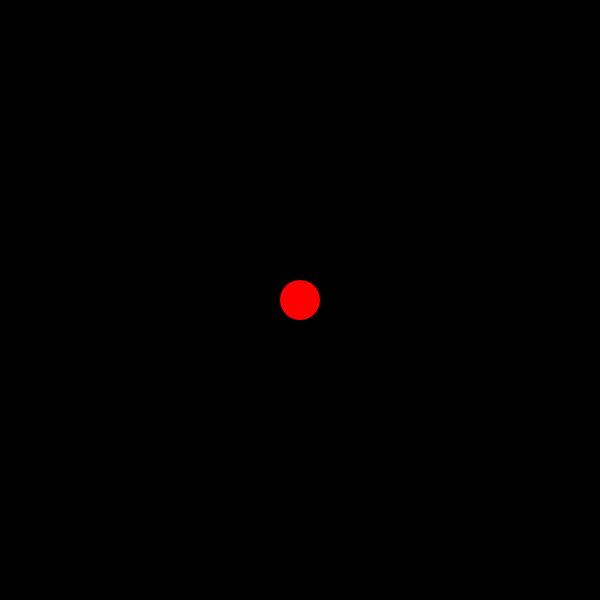
Frame 1 (no input)
Frame 60 (no input): identical to frame 1, image omitted
Frame 120 (the mouse pressed at the canvas centre since frame 60): identical to frame 1, image omitted

The p5.js sketch that drew this single still picture (run headless with seeded random() and noise() and a simulated clock; from frame 60 on, the mouse is pressed at the canvas centre):

// p5.js sketch
// ── sketch.js
// 円の座標
let x;
let y;
// 目的地の座標
let targetX;
let targetY;

const easing = 0.05;

function setup() {
  createCanvas(600, 600);
  noStroke();
  // グローバル変数に初期値を代入
  x = width / 2;
  y = height / 2;
  targetX = width / 2;
  targetY = height / 2;
}

function draw() {
  background(0);

  // 現在の位置と目的地の差分（距離）
  let distanceX = targetX - x;
  let distanceY = targetY - y;

  //現在のX座標に距離を足していく、イージングでスピードに変化を加える
  x = x + distanceX * easing;
  y = y + distanceY * easing;

  //　塗りと円の描画
  fill(255, 0, 0);
  circle(x, y, 40);
}

function mousePressed() {
  targetX = mouseX;
  targetY = mouseY;
}
